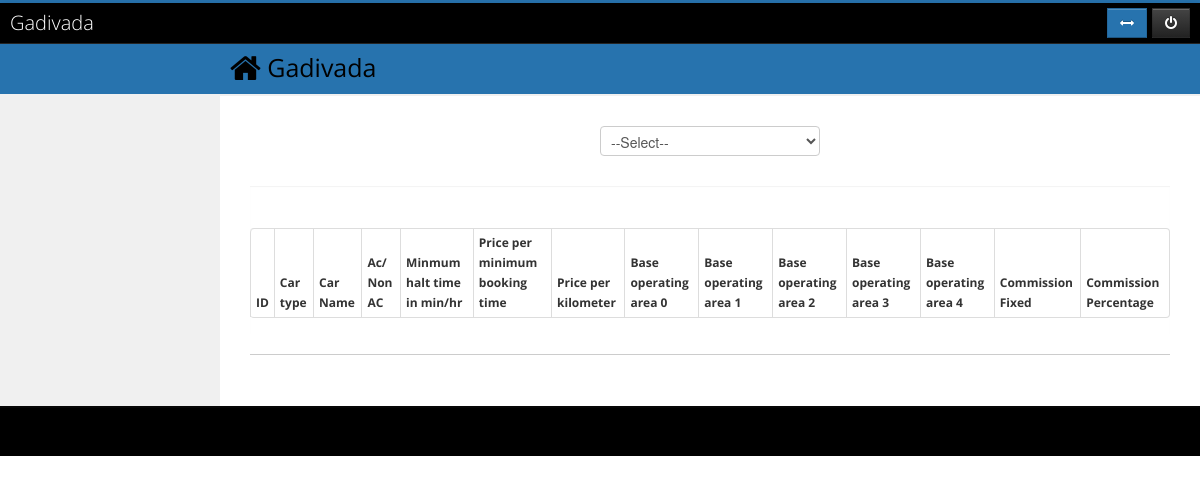
The page /index.php/admin_c/local_flexible_commission on the database as committed earlier.
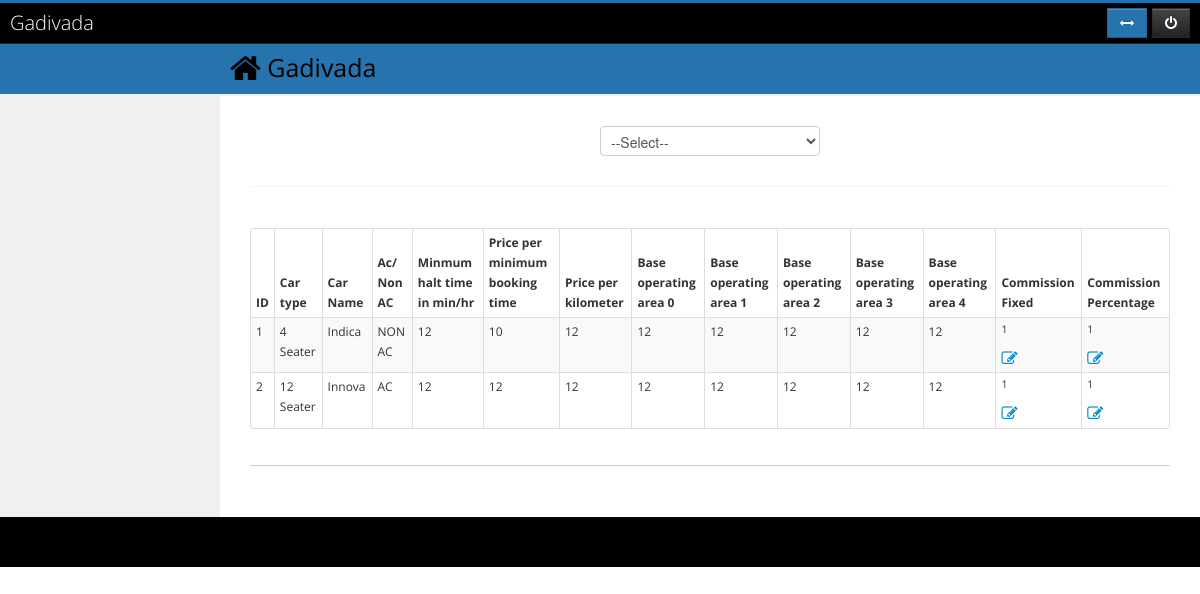
The same page on the database as committed later.
### tables this page shows
CREATE TABLE IF NOT EXISTS `pricing_local` (
  `ID` int(11) NOT NULL AUTO_INCREMENT,
  `agent_id` int(11) NOT NULL,
  `price_for` varchar(50) NOT NULL COMMENT '1-Fexible, 2-Package',
  `car_type_id` int(11) NOT NULL,
  `car_model_id` int(11) NOT NULL,
  `ac_nonac` varchar(50) NOT NULL,
  `package` varchar(200) DEFAULT NULL,
  `extra_per_km` int(11) NOT NULL DEFAULT '1',
  `extra_per_hr` int(11) NOT NULL DEFAULT '1',
  `min_halt_time` varchar(40) DEFAULT NULL,
  `price_per_min_booking_time` int(11) DEFAULT NULL,
  `price_per_km` int(11) DEFAULT '1',
  `commision_fixed` int(11) NOT NULL DEFAULT '1',
  `commision_percentage` int(11) NOT NULL DEFAULT '1',
  `base_operating_area_0` varchar(40) DEFAULT NULL,
  `base_operating_area_1` varchar(40) DEFAULT NULL,
  `base_operating_area_2` varchar(40) DEFAULT NULL,
  `base_operating_area_3` varchar(40) DEFAULT NULL,
  `base_operating_area_4` varchar(40) DEFAULT NULL,
  PRIMARY KEY (`ID`),
  KEY `FK_pricing_local.car_type_id` (`car_type_id`),
  KEY `FK_pricing_local.car_model_id` (`car_model_id`)
);

CREATE TABLE IF NOT EXISTS `car_type` (
  `ID` int(11) NOT NULL AUTO_INCREMENT,
  `TYPE_NAME` varchar(100) DEFAULT NULL,
  PRIMARY KEY (`ID`)
);

CREATE TABLE IF NOT EXISTS `car_model` (
  `ID` int(11) NOT NULL AUTO_INCREMENT,
  `TYPE_ID` int(11) NOT NULL DEFAULT '0',
  `MODEL_NAME` varchar(100) NOT NULL,
  PRIMARY KEY (`ID`)
);

### application/controllers/admin_c.php (called while the page is built, shortened)
<?php if ( ! defined('BASEPATH')) exit('No direct script access allowed');
class Admin_c extends CI_Controller {
	function __construct()
	{
		$this->load->model('admin_m');
		$this->load->model('city_m');
		$this->load->model('car_type_m');
		$this->load->model('area_m');
		$this->load->model('car_model_m');
		$this->load->model('features_m');
		$this->load->model('packages_m');
		$this->load->model('discounts_m');
		$this->load->model('pricing_m');
		$this->load->model('cancellation_m');
	}
	public function local_flexible_commission()
	{
		$data['localFlexiData'] = $this->pricing_m->get_all_local_flexible_data('flexible');
		$data['com'] = 'active';
		$this->load->view('admin/local_flexible_commission',$data);
	}
}
?>

### index.php (called while the page is built, shortened)
<?php
require_once BASEPATH.'core/CodeIgniter.php';

### application/models/pricing_m.php (called while the page is built, shortened)
<?php
Class Pricing_m extends CI_Model{
	function get_all_local_flexible_data($type='',$id=0)
	{
			$this->db->join('car_type', 'car_type.ID = pricing_local.car_type_id');
			$this->db->join('car_model', 'car_model.TYPE_ID = car_type.ID and car_model.ID = pricing_local.car_model_id');
			$this->db->join('package_local', 'package_local.ID = pricing_local.package','left');
			if($type == 'flexible'){
				$this->db->where('price_for','Flexible');
			}
			$this->db->distinct();
		$query=$this->db->get()->result();
		return $query;
	}
}
?>

### application/views/admin/local_flexible_commission.php (the view, shortened to what this page needs)
<?php $this->load->view('include/admin_header');?>
<div align="center">
<form name="myform" method="post" action="<?php echo base_url()?>admin_c/commission_select">
	<select name='comm' onchange="this.form.submit()">
		<option value="">--Select--</option>
	</select>
</form>
</div>
<div id="collapse4" class="body">
	<h3>Local Flexible Commission</h3>
	<table id="dataTable" class="table table-bordered table-condensed table-hover table-striped">
		<thead>
			<tr>
				<th>ID</th>
				<th>Car type</th>
				<th>Car Name</th>
				<th>Ac/ Non AC</th>
				<th>Minmum halt time in min/hr</th>
				<th>Price per minimum booking time</th>
				<th>Price per kilometer</th>
				<th>Base operating area 0</th>
				<th>Base operating area 1</th>
				<th>Base operating area 2</th>
				<th>Base operating area 3</th>
				<th>Base operating area 4</th>
				<th>Commission Fixed</th>
				<th>Commission Percentage</th>
			</tr>
		</thead>
		<tbody>
		<?php $numbers = 1;
		foreach($localFlexiData as $row){ ?>
		<tr>
			<td><?php echo $numbers ?></td>
			<td><?php echo $row->TYPE_NAME ?></td>
			<td><?php echo $row->MODEL_NAME ?></td>
			<td><?php echo $row->ac_nonac ?></td>
			<td><?php echo $row->min_halt_time ?></td>
			<td><?php echo $row->price_per_min_booking_time ?></td>
			<td><?php echo $row->price_per_km ?></td>
			<td><?php echo $row->base_operating_area_0 ?></td>
			<td><?php echo $row->base_operating_area_1 ?></td>
			<td><?php echo $row->base_operating_area_2 ?></td>
			<td><?php echo $row->base_operating_area_3 ?></td>
			<td><?php echo $row->base_operating_area_4 ?></td>
			<td>
				<span id="span_<?php echo $row->ID?>"><?php echo $row->commision_fixed ?></span>
				<a id="<?php echo 'edit_'.$row->ID?>" class="icon-edit icon-large"
				    onclick="fixed_edit(<?php echo $row->ID?>);"
					href="javascript:void(0);" >
				</a>
			</td>
			<td>
				<span id="span1_<?php echo $row->ID?>"><?php echo $row->commision_percentage ?></span>
				<a id="<?php echo 'edit1_'.$row->ID?>" class="icon-edit icon-large"
				    onclick="percentage_edit(<?php echo $row->ID?>);"
					href="javascript:void(0);" >
				</a>
			</td>
		<?php $numbers ++; ?>
		</tr>
		<?php } ?>
		</tbody>
	</table>
</div>
<?php $this->load->view('include/admin_footer');?>

### application/views/include/admin_header.php (shortened to what this page needs)
<!DOCTYPE html>
<html class="no-js">
<head>
		<link rel="stylesheet" href="//code.jquery.com/ui/1.9.2/themes/smoothness/jquery-ui.css">
		<link href="<?php echo base_url()?>css/style.css" rel="stylesheet" type="text/css"  media="all" />
		<link href='<?php echo base_url();?>css/bootstrap.css' rel='stylesheet' type='text/css'/>
        <link rel="stylesheet" href="<?php echo base_url();?>css/jquery.fancybox.css?v=2.1.0" type="text/css" media="screen" />
		<link rel="stylesheet" href="<?php echo base_url();?>calculator/jquery.calculator.css">
	<link type="text/css" rel="stylesheet" href="<?php echo base_url();?>assets/css/bootstrap.min.css"/>
	<link type="text/css" rel="stylesheet" href="<?php echo base_url();?>assets/css/bootstrap-responsive.min.css" />
	<link type="text/css" rel="stylesheet" href="<?php echo base_url();?>assets/css/font-awesome.min.css"/>
	<link type="text/css" rel="stylesheet" href="<?php echo base_url();?>assets/css/style.css">
	<link type="text/css" rel="stylesheet" href="<?php echo base_url();?>assets/css/DT_bootstrap.css"/>
	<link rel="stylesheet" href="<?php echo base_url();?>assets/css/theme.css">
		<link rel="stylesheet" type="text/css" href="<?php echo base_url();?>rs-plugin/css/settings.css" media="screen" />
      <link rel="stylesheet" href="<?php echo base_url();?>css/custom.css" />
</head>
<body class="admin">
<div id="over">
<div id="out_container">
<div id="wrap">
<div id="top">
	<div class="navbar navbar-inverse navbar-static-top" style="width: 100% !important;">
		<div class="navbar-inner">
			<div class="container-fluid">
				<a class="brand" href="<?php echo base_url()?>">
					Gadivada
				</a>
				<div class="btn-toolbar topnav">
					<div class="btn-group">
						<a id="changeSidebarPos" class="btn btn-success" rel="tooltip"
                                    data-original-title="Show / Hide Sidebar" data-placement="bottom">
							<i class="icon-resize-horizontal">
							</i>
						</a>
					</div>
					<div class="btn-group">
						<a class="btn btn-inverse" data-placement="bottom" data-original-title="Logout" rel="tooltip"
                                       href="<?php echo base_url()?>login/logout">
							<i class="icon-off">
							</i>
						</a>
					</div>
				</div>
			</div>
		</div>
	</div>
</div>
<header class="head">
	<div class="main-bar">
		<div class="container-fluid" style="margin-top: 7px">
			<div class="row-fluid">
				<div class="span12">
					<h2>
						<i class="icon-home icon-large">
						</i><a style="color:Black" class="brand" href="<?php echo base_url()?>">
					Gadivada
				</a>
					</h2>
				</div>
			</div>
		</div>
	</div>
</header>
<div id="left">
	<div class="media user-media hidden-phone">
	</div>
</div>
<div id="content">
<div class="container-fluid outer">
<div class="row-fluid">
<div class="span12 inner">
<div class="row-fluid">
<div class="span12">
<div class="box">

### application/views/include/admin_footer.php (shortened to what this page needs)
 </div>
            </div>
                    </div>
                    <hr>
                                                </div>
                </div>
            </div>
        </div>
    </div>
    <div id="push"></div>
</div>
<div id="footer">
</div>
		</div>
    </body>
</html>

### css/style.css (style rules this page uses)
html,body,div,span,applet,object,iframe,h1,h2,h3,h4,h5,h6,p,blockquote,pre,a,abbr,acronym,address,big,cite,code,del,dfn,em,img,ins,kbd,q,s,samp,small,strike,strong,sub,sup,tt,var,b,u,i,dl,dt,dd,ol,nav ul,nav li,fieldset,form,label,legend,table,caption,tbody,tfoot,thead,tr,th,td,article,aside,canvas,details,embed,figure,figcaption,footer,header,hgroup,menu,nav,output,ruby,section,summary,time,mark,audio,video { margin:0;border:0;font-size:100%;font:inherit;vertical-align:baseline; }
article, aside, details, figcaption, figure,footer, header, hgroup, menu, nav, section { display: block; }
table { border-collapse:collapse;border-spacing:0; }
a { text-decoration:none; }
body { font-family: 'Raleway', sans-serif; background: #000000; }
.box { float:left; width:40%; margin-right:2%; }
.box h3 { color:#0000; font-size: 2.66em; }
.box span { font-size: 0.875em; padding:0 0 1em 0; line-height: 1.5em; display: block; }
.box a { font-size:1em; text-transform:uppercase; display: inline; transition: 0.5s ease; -o-transition: 0.5s ease; -webkit-transition: 0.5s ease; }
@media only screen and (max-width: 1280px) and (min-width: 1024px) { .box h3 { font-size: 2.3em; } }
@media only screen and (max-width: 1280px) and (min-width: 1024px) { .box { width: 38%; } }

### assets/css/style.css (style rules this page uses)
html, body { height: 100%; }
body { visibility:hidden; font-family: 'Open Sans', sans-serif; }
#wrap { min-height: 100%; height: auto !important; height: 100%; margin: 0 auto -48px; }
#push, #footer { height: 48px; }
#out_container { margin:0 auto; background:#fff; box-shadow:0 0 10px rgba(0,0,0,.5) }
#top > .navbar { margin: 0; }
#top > .navbar > .navbar-inner { padding-left: 10px; padding-right: 10px; background:#000; }
#top > .navbar > .navbar-inner > .container-fluid { padding: 0; }
#top .topnav { display: block; float: right; margin: 0; }
.head { height: 40px; padding-bottom: 10px; *zoom: 1; }
.head:before, .head:after { display: table; content: ""; line-height: 0; }
.head:after { clear: both; }
.head .main-bar { margin-left: 220px; position: relative; }
.head .main-bar .container-fluid { padding-left: 10px; padding-right: 10px; }
#left { display: block; float: left; position: relative; width: 220px; }
#left .user-media { color: #000; padding: 20px 0 20px 10px; }
#content { margin-left: 220px; margin-right: 0; -webkit-transition: margin-left 0.4s; -moz-transition: margin-left 0.4s; -o-transition: margin-left 0.4s; transition: margin-left 0.4s; width: auto; }
#wrap { background: #f0f0f0; *zoom: 1; }
#wrap:before, #wrap:after { display: table; content: ""; line-height: 0; }
#wrap:after { clear: both; }
#top > .navbar { border-top: 3px solid #2773ae; }
.head { background-color: #2773ae; border-bottom: 2px solid #f0f0f0; }
#footer { margin: 0 auto; border-top: 2px solid #060606; color: #f9f9f9; background-color: #000; }
#content .outer { background-color:#fff; padding: 10px; }
#content .outer .inner { background-color:#fff; padding: 20px; }
.box { margin-bottom: 10px; position: relative; width: 100%; }
.box .body, .box .block { padding: 10px 0; -webkit-box-shadow: inset 0 1px 1px rgba(0, 0, 0, 0.05); -moz-box-shadow: inset 0 1px 1px rgba(0, 0, 0, 0.05); box-shadow: inset 0 1px 1px rgba(0, 0, 0, 0.05); }
.btn { -webkit-border-radius: 0; -moz-border-radius: 0; border-radius: 0; }
.btn-group .btn { -webkit-border-radius: 0 !important; -moz-border-radius: 0 !important; border-radius: 0 !important; }
.inner hr { margin-top: 10px; border-top-color: #ccc; }
#changeSidebarPos, #top_btn_group .btn .label { background:#2773ae; }
.navbar .brand { color:#fff; }
#over { overflow:hidden; min-height:100%; width:100%; position:relative; }

Rows that differ between the two databases and show on the page:
added pricing_local: car_type.TYPE_NAME "4 Seater", car_model.MODEL_NAME "Indica", ac_nonac "NON AC", min_halt_time "12", price_per_min_booking_time "10", price_per_km "12", base_operating_area_0 "12", base_operating_area_1 "12", base_operating_area_2 "12", base_operating_area_3 "12", base_operating_area_4 "12", commision_fixed "1", commision_percentage "1"
now on this page (row edited): pricing_local: car_type.TYPE_NAME "12 Seater", car_model.MODEL_NAME "Innova", ac_nonac "AC", min_halt_time "12", price_per_min_booking_time "12", price_per_km "12", base_operating_area_0 "12", base_operating_area_1 "12", base_operating_area_2 "12", base_operating_area_3 "12", base_operating_area_4 "12", commision_fixed "1", commision_percentage "1"
